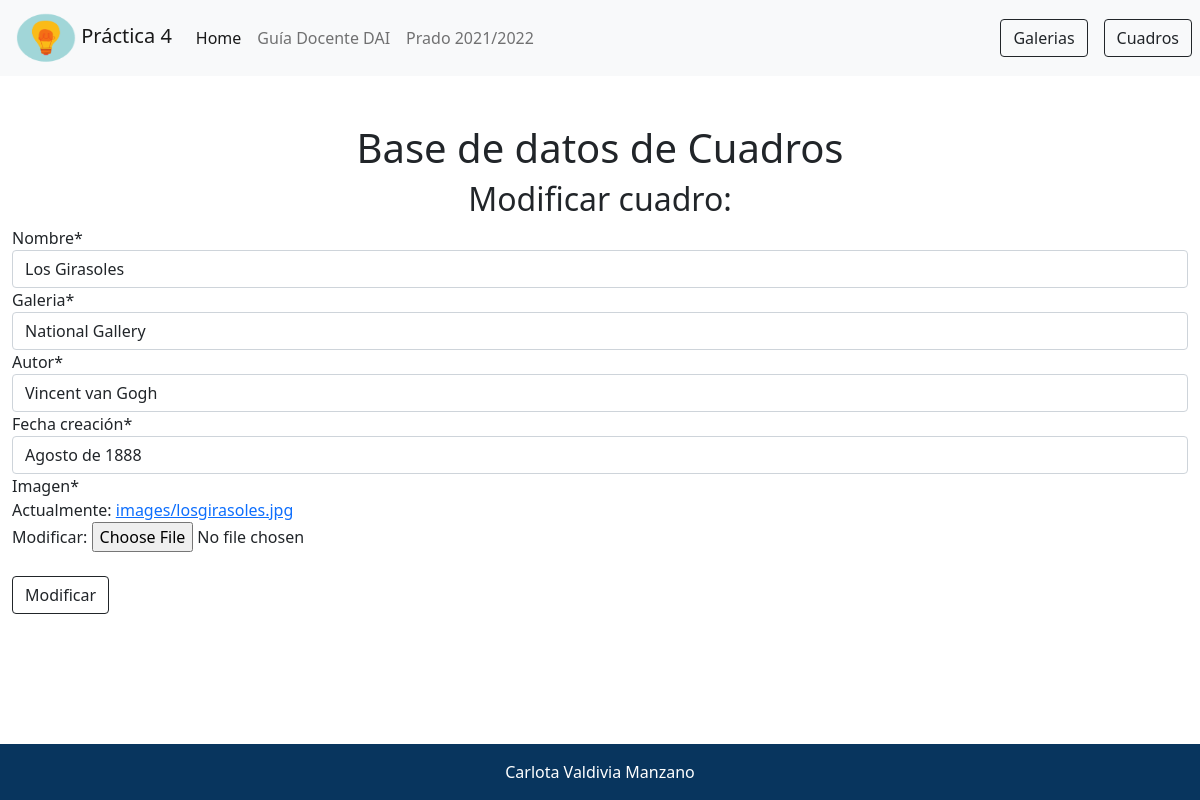
The app's page /cuadros/modificar/Los Girasoles with its own data.
### galerias/models.py (models this page shows)
class Cuadro(models.Model):
  nombre           = models.CharField(max_length=100)
  galeria          = models.ForeignKey(Galeria, on_delete=models.CASCADE)
  autor            = models.CharField(max_length=100)
  fecha_creación   = models.CharField(max_length=100)
  imagen           = models.ImageField(upload_to='images/', default='images/default-image.png')

class Galeria(models.Model):
  nombre     = models.CharField(max_length=200)
  dirección  = models.CharField(max_length=100)
  def __str__(self):
    return self.nombre

### galerias/views.py (the view)
# urls.py: path('cuadros/modificar/<str:pk>', views.modificarCuadro, name='modificar_cuadro'),
def modificarCuadro(request, pk):
    error = None
    cuadro = Cuadro.objects.get(nombre=pk)
    if request.method == "POST":
        form = CuadroForm(request.POST, request.FILES, instance=cuadro)
        if form.is_valid():
            form.save()
            return redirect('lista_cuadros')
        else:
            error = form.errors
    else:
        form = CuadroForm(instance=cuadro)
    return render(request, 'modificar_cuadro.html', {'form':form, 'error':error})

### galerias/forms.py
class CuadroForm(forms.ModelForm):
    class Meta:
        model = Cuadro
        fields = ('nombre', 'galeria', 'autor', 'fecha_creación', 'imagen')

### galerias/templates/modificar_cuadro.html (shortened to what this page needs)
{%extends "base.html" %}
{%block content %}
<h1 class="text-center">Base de datos de Cuadros </h1>
{% load crispy_forms_tags %}
    <div class="row">
        <div class="text-center">
            <h2>Modificar cuadro:</h2>
        </div>
        <form method="POST" enctype="multipart/form-data">
            {{ form|crispy }}
            <br>
                <button type="submit" class="btn btn-outline-dark text-center">Modificar</button>
        </form>
    </div>
{% endblock %}

### records on screen
Cuadro: nombre "Los Girasoles", galeria "National Gallery", autor "Vincent van Gogh", fecha_creación "Agosto de 1888"
